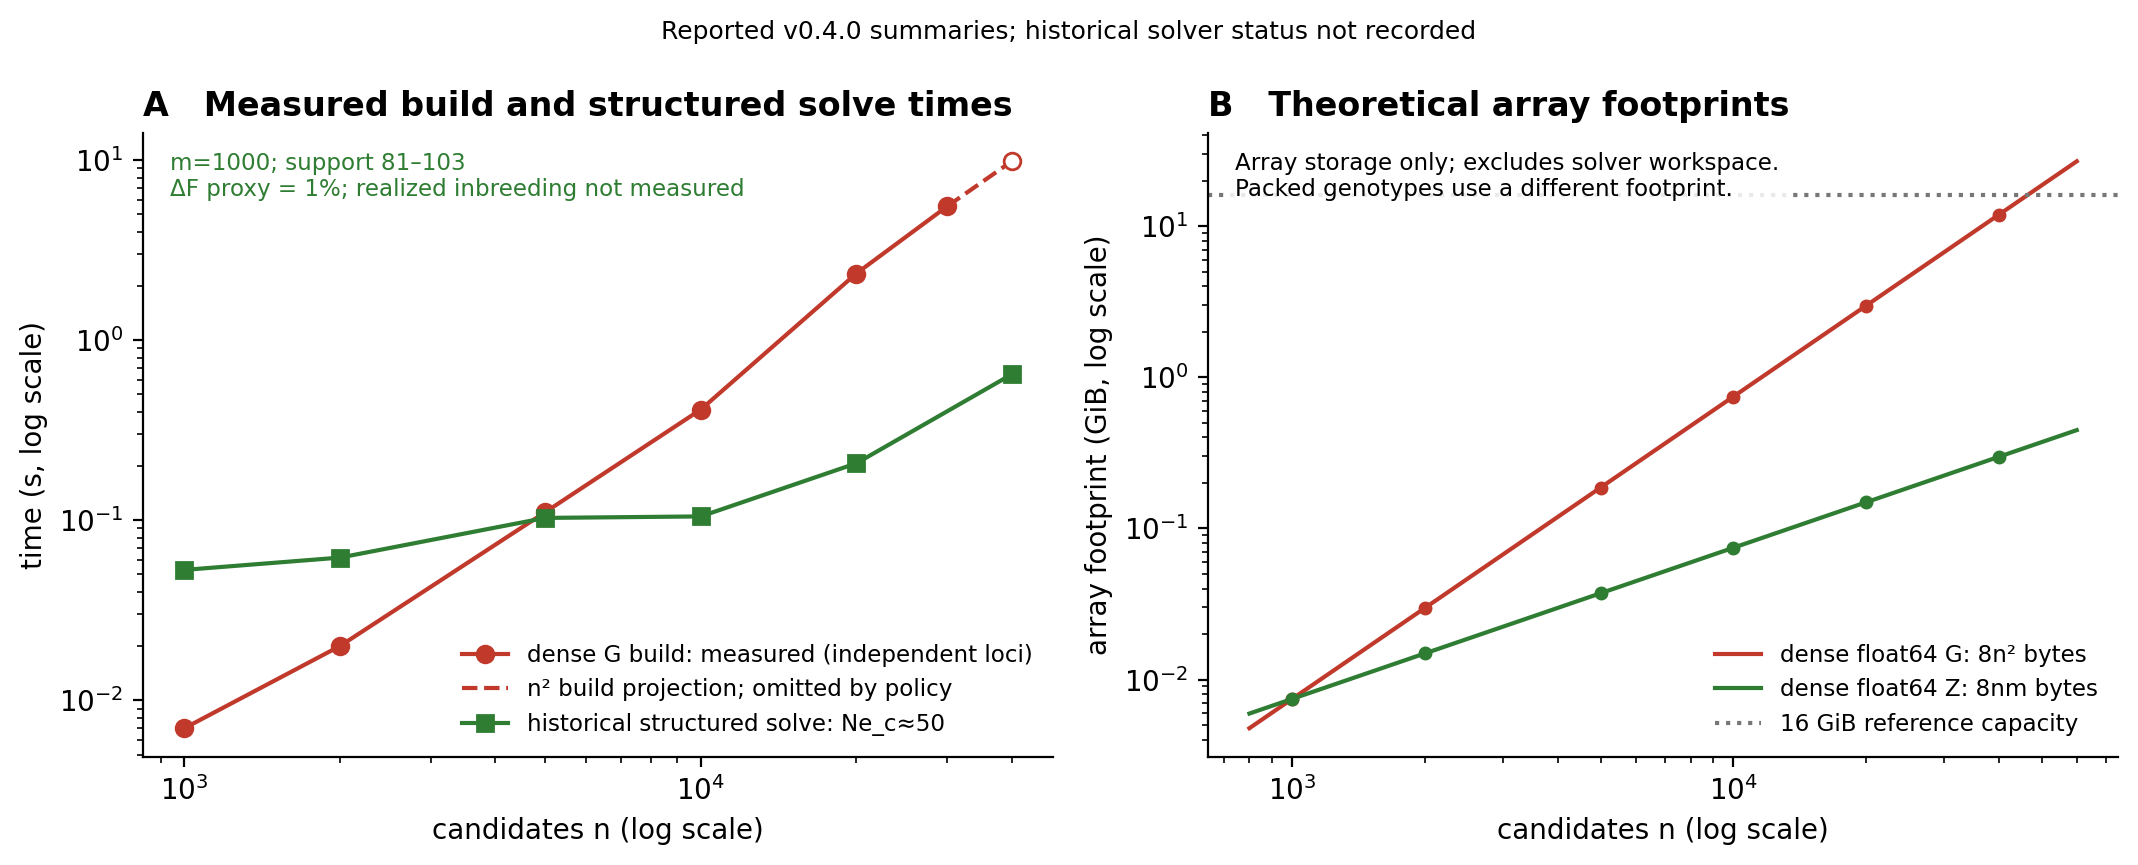

Here is the Python script that generated this plot:
"""Measured build times and structured contribution-Ne scaling.

Requires both scaling_matrixfree.csv (build timing, independent-locus panels) and
scaling_structured.csv (AlphaSimR solve timing at target contribution Ne_c=50).
Memory curves are theoretical float64 array footprints, not measured peak RAM.
Dashed/open points project an n^2 build trend beyond the benchmark's allocation
policy; a policy omission is not evidence of mathematical infeasibility.
"""
import argparse
import csv
import os
from pathlib import Path
import sys

import numpy as np
import matplotlib
matplotlib.use("Agg")
import matplotlib.pyplot as plt

ROOT = Path(__file__).resolve().parents[1]


def read_rows(path):
    if not path.exists():
        raise ValueError(f"{path} not found; run the corresponding reproduction stage")
    with path.open() as stream:
        rows = list(csv.DictReader(stream))
    if not rows:
        raise ValueError(f"{path} contains no measurements")
    return rows


def load_data(directory, reported=False):
    rows = read_rows(directory / "scaling_matrixfree.csv")
    structured = read_rows(directory / "scaling_structured.csv")
    for row in rows + structured:
        for key in ("n", "m", "support"):
            if not np.isfinite(float(row[key])) or float(row[key]) <= 0:
                raise ValueError("scaling coordinates and support must be finite and positive")
    marker_counts = {int(r["m"]) for r in rows + structured}
    if len(marker_counts) != 1 or min(marker_counts) <= 0:
        raise ValueError("build and structured solve curves require the same positive marker count m")
    for row in structured:
        if not np.isfinite(float(row["ne"])) or not np.isfinite(float(row["solve_s"])):
            raise ValueError("structured measurements must be finite")
        target = 50 if reported else float(row["target_ne"])
        if target != 50 or abs(float(row["ne"]) - 50) > .75:
            raise ValueError("structured scaling requires verified target/achieved contribution Ne_c=50")
        if (not reported and row["status"] != "Solved") or float(row["solve_s"]) <= 0:
            raise ValueError("structured scaling contains an unverified or invalid solve")
    for row in rows:
        if row["status"] != "Solved":
            raise ValueError("matrix-free scaling contains an unsuccessful solve")
    built, omitted = [], []
    for row in rows:
        if row["g_build_s"] in ("not_measured", "infeasible"):
            # The older CSV's 'infeasible' meant the same allocation-policy cutoff.
            omitted.append(row)
        elif not np.isfinite(float(row["g_build_s"])):
            raise ValueError("dense build timing must be finite")
        elif float(row["g_build_s"]) > 0:
            built.append(row)
        else:
            raise ValueError("dense build timings must be positive")
    if not built:
        raise ValueError("at least one measured dense build is required for the figure")
    return sorted(built, key=lambda r: int(r["n"])), omitted, structured, marker_counts.pop()


def main():
    parser = argparse.ArgumentParser(description=__doc__)
    parser.add_argument("--reported", action="store_true", help="plot hash-checked archived measurements")
    args = parser.parse_args()
    directory = Path(os.environ.get("REPRO_OUTPUT_DIR", ROOT / "artifacts"))
    try:
        if args.reported:
            from repro.reported_data import reported_directory
            directory, _ = reported_directory()
        built, omitted, rows, m = load_data(directory, args.reported)
    except (ValueError, KeyError) as error:
        sys.exit(str(error))
    n = np.array([float(r["n"]) for r in rows])
    support = np.array([float(r["support"]) for r in rows])
    solve_s = np.array([float(r["solve_s"]) for r in rows])
    build_n = np.array([float(r["n"]) for r in built])
    build_s = np.array([float(r["g_build_s"]) for r in built])
    omitted_n = sorted(float(r["n"]) for r in omitted if float(r["n"]) > build_n[-1])
    gib = 2. ** 30
    nn = np.logspace(np.log10(min(n.min(), build_n.min()) * .8),
                     np.log10(max(n.max(), build_n.max()) * 1.5), 300)
    plt.rcParams.update({"font.size": 10, "font.family": "DejaVu Sans",
                        "axes.spines.top": False, "axes.spines.right": False,
                        "savefig.dpi": 200})
    green, red = "#2e7d32", "#c0392b"
    fig, (a, b) = plt.subplots(1, 2, figsize=(10.8, 4.4))
    a.set_title("A   Measured build and structured solve times", loc="left", fontweight="bold")
    a.set_xscale("log")
    a.set_yscale("log")
    a.plot(build_n, build_s, "o-", color=red, label="dense G build: measured (independent loci)")
    if omitted_n:
        projection_n = np.array([build_n[-1]] + omitted_n)
        projection_s = build_s[-1] * (projection_n / build_n[-1]) ** 2
        a.plot(projection_n, projection_s, "--", color=red, label="n² build projection; omitted by policy")
        a.plot(projection_n[1:], projection_s[1:], "o", mfc="white", mec=red)
    a.plot(n, solve_s, "s-", color=green, label=("historical structured solve: Ne_c≈50" if args.reported else "verified structured solve: Ne_c=50"))
    a.set_xlabel("candidates n (log scale)")
    a.set_ylabel("time (s, log scale)")
    a.legend(frameon=False, fontsize=8.3)
    a.text(.03, .97, f"m={m}; support {int(support.min())}–{int(support.max())}\n"
           "ΔF proxy = 1%; realized inbreeding not measured",
           transform=a.transAxes, va="top", fontsize=8.3, color=green)
    b.set_title("B   Theoretical array footprints", loc="left", fontweight="bold")
    b.set_xscale("log")
    b.set_yscale("log")
    b.plot(nn, nn ** 2 * 8 / gib, color=red, label="dense float64 G: 8n² bytes")
    b.plot(nn, nn * m * 8 / gib, color=green, label="dense float64 Z: 8nm bytes")
    b.plot(n, n ** 2 * 8 / gib, "o", color=red, ms=4)
    b.plot(n, n * m * 8 / gib, "o", color=green, ms=4)
    b.axhline(16, ls=":", color="#777", label="16 GiB reference capacity")
    b.set_xlabel("candidates n (log scale)")
    b.set_ylabel("array footprint (GiB, log scale)")
    b.legend(frameon=False, fontsize=8.3)
    b.text(.03, .97, "Array storage only; excludes solver workspace.\n"
           "Packed genotypes use a different footprint.",
           transform=b.transAxes, va="top", fontsize=8.3, bbox=dict(facecolor="white", edgecolor="none", alpha=.85))
    if args.reported:
        fig.suptitle("Reported v0.4.0 summaries; historical solver status not recorded", fontsize=9)
    fig.tight_layout()
    figure_dir = Path(os.environ.get("REPRO_FIGURE_DIR", ROOT / "research"))
    figure_dir.mkdir(parents=True, exist_ok=True)
    for suffix in ("pdf", "png"):
        fig.savefig(figure_dir / f"fig_scaling.{suffix}", bbox_inches="tight")
    print(f"wrote {figure_dir}/fig_scaling.{{pdf,png}}")


if __name__ == "__main__":
    main()
